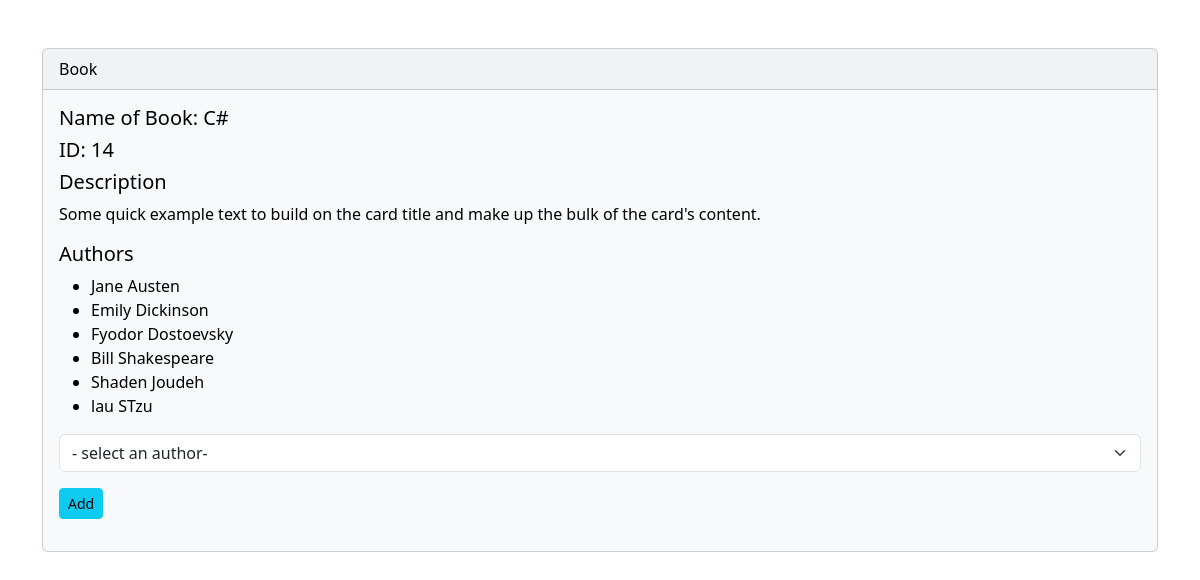
Page /books/14 on the committed database.
### books_authors_app/models.py (models this page shows, shortened)
class Book(models.Model):
  title = models.CharField(max_length=225)
  desc = models.TextField()
  created_at = models.DateTimeField(auto_now_add=True)
  updated_at = models.DateTimeField(auto_now=True)

class Author(models.Model):
  first_name = models.CharField(max_length=225)
  last_name = models.CharField(max_length=225)
  notes =  models.TextField()
  books = models.ManyToManyField(Book,related_name="authors")
  created_at = models.DateTimeField(auto_now_add=True)
  updated_at = models.DateTimeField(auto_now=True)

### books_authors_app/views.py (the view)
# urls.py: path('books/<int:id_book>',views.view_book),
def view_book(request,id_book):
  context={
    'book':get_book(id_book),
    'authors': Author.objects.exclude(books = id_book)
  }
  return render(request,'book_view.html',context)

### books_authors_app/models.py (called while the page is built)
def get_book(id_book):
    return Book.objects.get(id=id_book)

### books_authors_app/templates/book_view.html (shortened to what this page needs)
<!DOCTYPE html>
<html lang="en">
<head>
  {% load static %}
  <link href="https://cdn.jsdelivr.net/npm/bootstrap@5.3.3/dist/css/bootstrap.min.css" rel="stylesheet"
>
</head>
<body>
  <div class="container my-5 ">
  <div class="card text-bg-light mb-3">
    <div class="card-header">Book</div>
    <div class="card-body">
      <h5 class="card-title">Name of Book: {{book.title}}</h5>
      <h5>ID: {{book.id}}</h5>
      <h5>Description</h5><p class="card-text"> {{book.desc}} Some quick example text to build on the card title and make up the bulk of the card's content.</p>
      <h5>Authors</h5>
      <ul>
        {% for author in book.authors.all %}
        <li>{{author.first_name}} {{author.last_name}}</li>
        {% endfor %}
      </ul>
      <form action="/authors_add_book/{{book.id}}" method="post">
        <select name="id_author" id="authors" class="form-select">
          <option value="" selected>- select an author-</option>
        </select>
        <input type="submit" value="Add" class="btn btn-info btn-sm my-3">
      </form>
    </div>
  </div>
  </div>
</body>
</html>

### rows in the picture
Book: title "C#", id "14"
Author: first_name "Jane", last_name "Austen"
Author: first_name "Emily", last_name "Dickinson"
Author: first_name "Fyodor", last_name "Dostoevsky"
Author: first_name "Bill", last_name "Shakespeare"
Author: first_name "Shaden", last_name "Joudeh"
Author: first_name "lau", last_name "STzu"
